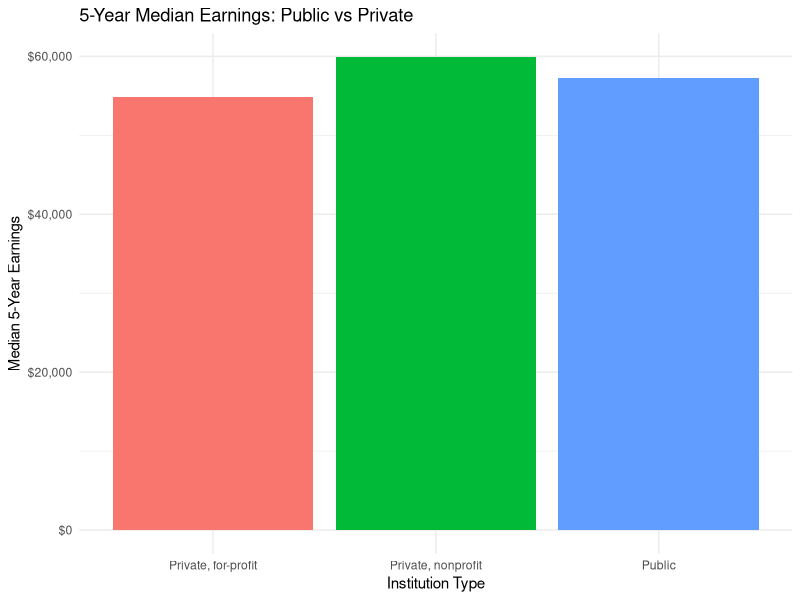

Write the R code that produced this figure.
library(tidyverse)
library(scales)

# Load cleaned data
fos_clean <- read_csv("data/processed/fos_clean.csv", show_col_types = FALSE)

# Sector-level summary
sector_summary <- fos_clean %>%
  group_by(institution_type) %>%
  summarise(
    median_earnings_1yr = median(earnings_1yr, na.rm = TRUE),
    median_earnings_5yr = median(earnings_5yr, na.rm = TRUE),
    median_growth = median(earnings_growth, na.rm = TRUE),
    program_count = n(),
    .groups = "drop"
  ) %>%
  filter(institution_type != "Foreign")

print(sector_summary)


# Visualization
p_sector <- ggplot(sector_summary,
                   aes(x = institution_type,
                       y = median_earnings_5yr,
                       fill = institution_type)) +
  geom_col() +
  scale_y_continuous(labels = dollar) +
  labs(title = "5-Year Median Earnings: Public vs Private",
       x = "Institution Type",
       y = "Median 5-Year Earnings") +
  theme_minimal() +
  theme(legend.position = "none")

ggsave("figures/public_vs_private.png", p_sector, width = 6, height = 4)

cat("Public vs Private analysis complete.\n")
